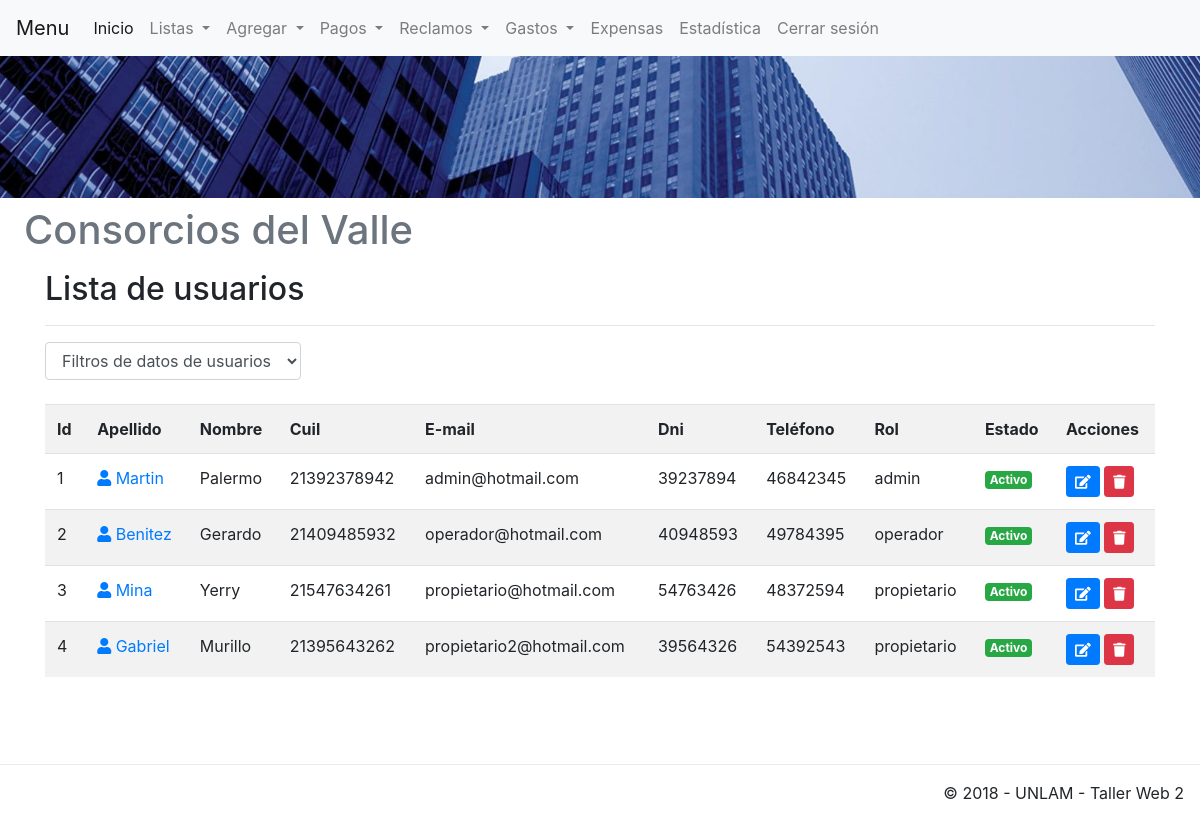
Page /app/view/listaUsuario.php (signed in) on the committed database.
### tables this page shows
CREATE TABLE `usuarios` (
  `idUsuarios` int(11) UNSIGNED NOT NULL,
  `nombre` varchar(50) NOT NULL,
  `apellido` varchar(50) NOT NULL,
  `cuil` varchar(11) NOT NULL,
  `email` varchar(50) NOT NULL,
  `dni` int(8) UNSIGNED NOT NULL,
  `telefono` int(11) UNSIGNED NOT NULL,
  `estado` varchar(50) NOT NULL,
  `idRol` int(11) UNSIGNED NOT NULL,
  `pass` varchar(50) NOT NULL,
  `primeraVez` tinyint(1) UNSIGNED NOT NULL
);

CREATE TABLE `roles` (
  `idRoles` int(11) UNSIGNED NOT NULL,
  `descripcion` varchar(50) NOT NULL
);

### app/view/listaUsuario.php (the view, shortened to what this page needs)
<!DOCTYPE html>
<html lang="es">
<?php include('template/head.php'); ?>
    <body>
    <?php
        include('template/nav.php');
        include('template/header.php'); ?>
        <div class="container">
		<div class="content">
			<h2>Lista de usuarios</h2>
			<hr />
			<form class="form-inline" method="get">
				<div class="form-group">
					<select name="filter" class="form-control" onchange="form.submit()">
						<option value="0">Filtros de datos de usuarios</option>
						<?php $filter = (isset($_GET['filter']) ? strtolower($_GET['filter']) : NULL);  ?>
					</select>
				</div>
			</form>
			<br />
			<div class="table-responsive">
			<table class="table table-striped table-hover">
				<tr>
					<th>Id</th>
					<th>Apellido</th>
                    <th>Nombre</th>
                    <th>Cuil</th>
                    <th>E-mail</th>
                    <th>Dni</th>
					<th>Teléfono</th>
					<th>Rol</th>
					<th>Estado</th>
                    <th>Acciones</th>
				</tr>
				<?php
				if($filter){
					$sql = mysqli_query($conexion, "SELECT * FROM usuarios JOIN roles ON usuarios.idRol=roles.idRoles WHERE estado='$filter' ORDER BY idUsuarios ASC");
				}else{
					$sql = mysqli_query($conexion, "SELECT * FROM usuarios JOIN roles ON usuarios.idRol=roles.idRoles ORDER BY idUsuarios ASC");
				}
				if(mysqli_num_rows($sql) == 0){
					echo '<tr><td colspan="8">No hay datos.</td></tr>';
				}else{
					while($row = mysqli_fetch_assoc($sql)){
						echo '
						<tr>
							<td>'.$row['idUsuarios'].'</td>
                            <td><a href="perfil.php?nik='.$row['idUsuarios'].'"><span class="fas fa-user" aria-hidden="true"></span> '.$row['apellido'].'</a></td>
                            <td>'.$row['nombre'].'</td>
                            <td>'.$row['cuil'].'</td>
                            <td>'.$row['email'].'</td>
                            <td>'.$row['dni'].'</td>
							<td>'.$row['telefono'].'</td>
                            <td>'.$row['descripcion'].'</td>
							<td>';
							if($row['estado'] == 'Activo'){
								echo '<span class="badge badge-success">Activo</span>';
							}
                            else if ($row['estado'] == 'Inactivo' ){
								echo '<span class="badge badge-danger">Inactivo</span>';
							}
                            else if ($row['estado'] == 'Pendiente' ){
								echo '<span class="badge badge-warning">Pendiente</span>';
							}if(isset($_SESSION['admin'])){
								echo '
							</td>
							<td>
								<a href="abm/editarUsuario.php?nik='.$row['idUsuarios'].'" title="Editar datos" class="btn btn-primary btn-sm"><span class="fas fa-edit" aria-hidden="true"></span></a>
								<a href="listaUsuario.php?aksi=delete&nik='.$row['idUsuarios'].'" title="Eliminar" onclick="return confirm(\'Esta seguro de borrar los datos de: '.$row['apellido'].' '.$row['nombre'].'?\')" class="btn btn-danger btn-sm"><span class="fas fa-trash" aria-hidden="true"></span></a>
							</td>
						</tr>
						';
							}if(isset($_SESSION['operador'])){
								echo '
							</td>
							<td>
								<a href="abm/editarRolyEstado.php?nik='.$row['idUsuarios'].'" title="Editar datos" class="btn btn-primary btn-sm"><span class="fas fa-edit" aria-hidden="true"></span></a>
							</td>
						</tr>
						';
							}
					}
				}
				?>
			</table>
			</div>
		</div>
	</div><center>
    <div class="corte">
    </div>
    <?php include('template/footer.php'); ?>
    </body>
</html>

### public/css/estilos.css (style rules this page uses)
.corte { width: 100%; clear: both; height: 9rem; }

### rows in the picture
usuarios: idUsuarios "1", apellido "Martin", nombre "Palermo", cuil "21392378942", email "admin@hotmail.com", dni "39237894", telefono "46842345", idRol.descripcion "admin", estado "Activo"
usuarios: idUsuarios "2", apellido "Benitez", nombre "Gerardo", cuil "21409485932", email "operador@hotmail.com", dni "40948593", telefono "49784395", idRol.descripcion "operador", estado "Activo"
usuarios: idUsuarios "3", apellido "Mina", nombre "Yerry", cuil "21547634261", email "propietario@hotmail.com", dni "54763426", telefono "48372594", idRol.descripcion "propietario", estado "Activo"
usuarios: idUsuarios "4", apellido "Gabriel", nombre "Murillo", cuil "21395643262", email "propietario2@hotmail.com", dni "39564326", telefono "54392543", idRol.descripcion "propietario", estado "Activo"
